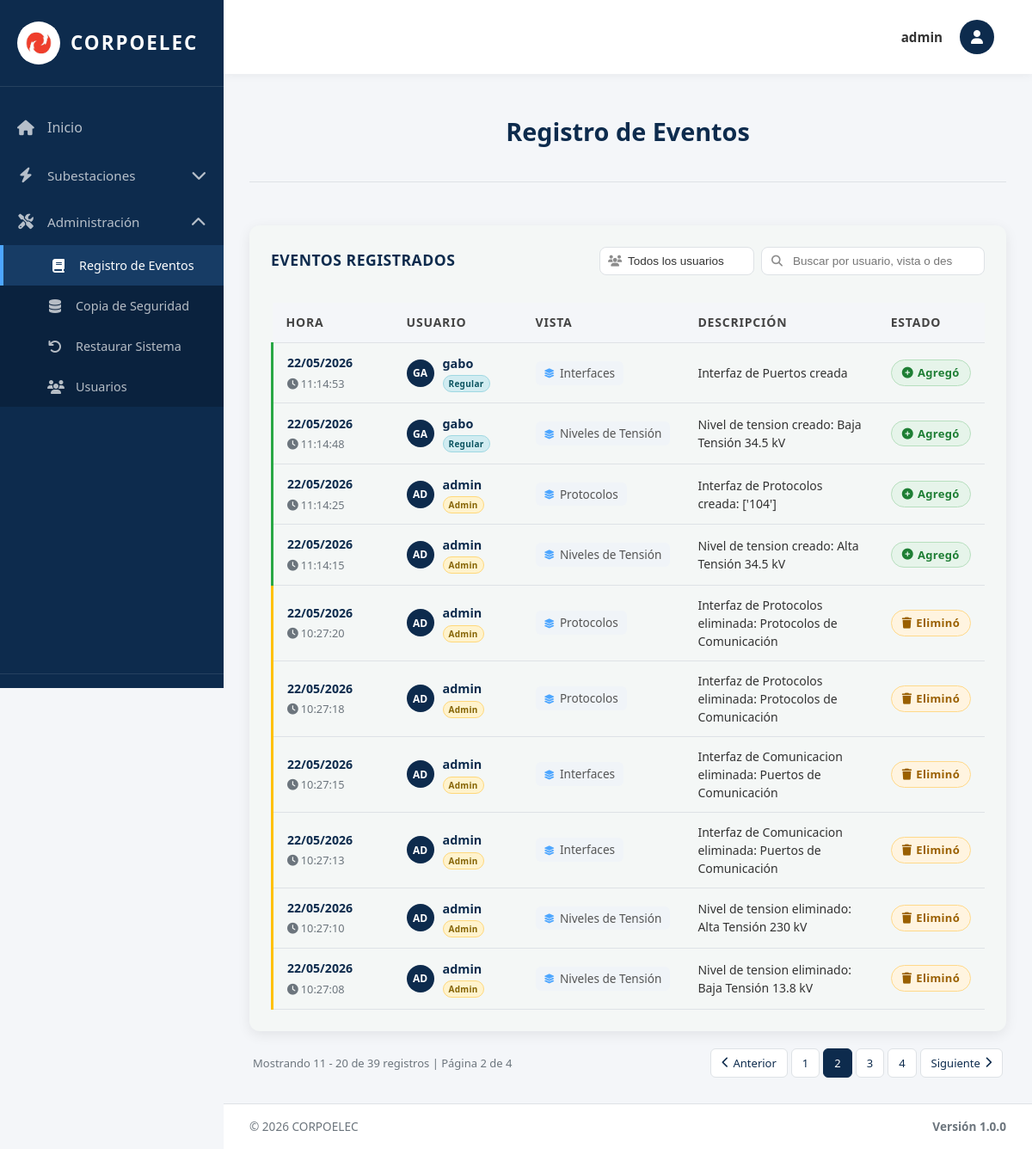
Page /bitacora/?page=2 (signed in) on the earlier database version.
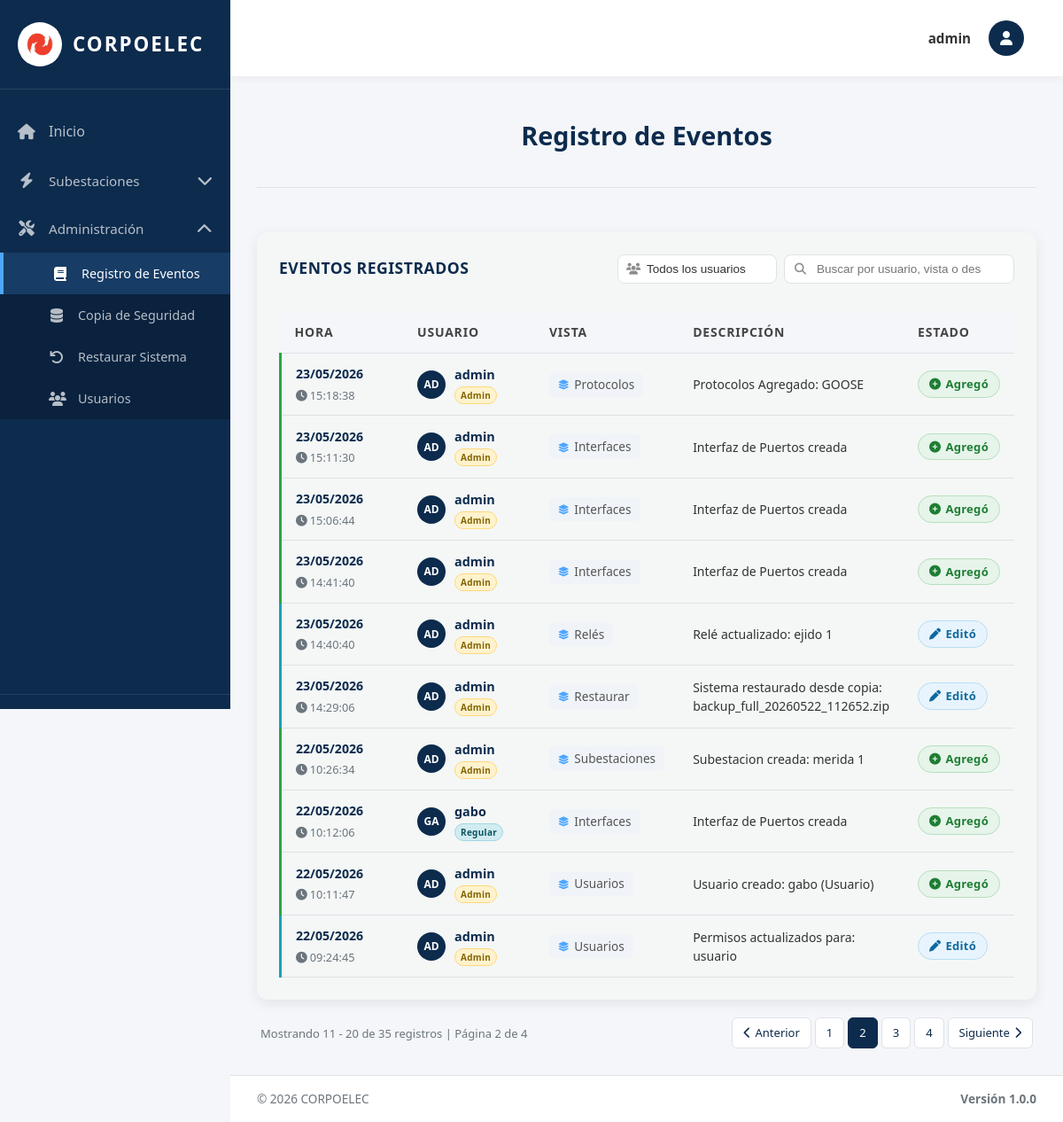
Same page on the later database version.
### equipos/models.py (models this page shows, shortened)
class Evento(models.Model):
    TIPO_CHOICES = [
        ('CREACION', 'Creación'),
        ('ACTUALIZACION', 'Actualización'),
        ('ELIMINACION', 'Eliminación'),
        ('LOGIN', 'Inicio de Sesión'),
        ('LOGOUT', 'Cierre de Sesión'),
        ('ERROR', 'Error'),
        ('OTRO', 'Otro'),
    ]
    Id_Evento = models.AutoField(primary_key=True)
    Tipo = models.CharField(max_length=20, choices=TIPO_CHOICES, default='OTRO')
    Descripcion = models.TextField()
    Usuario = models.ForeignKey(User, on_delete=models.SET_NULL, null=True, blank=True, related_name='eventos')
    Fecha_Hora = models.DateTimeField(auto_now_add=True)
    IP_Address = models.GenericIPAddressField(null=True, blank=True)
    Vista = models.CharField(max_length=100, blank=True, default='')
    class Meta:
        verbose_name = 'Evento'
        verbose_name_plural = 'Registro de Eventos'
        ordering = ['-Fecha_Hora']

### equipos/views.py (the view)
# urls.py: path('bitacora/', bitacora_view, name='registro'),
@login_required(login_url='/login/')
def bitacora_view(request):
    tipo_usuario = request.GET.get('tipo_usuario', '')
    busqueda = request.GET.get('q', '')
    eventos_list = Evento.objects.exclude(Tipo__in=['LOGIN', 'LOGOUT']).order_by('-Fecha_Hora')
    if tipo_usuario == 'admin':
        eventos_list = eventos_list.filter(Usuario__is_superuser=True)
    elif tipo_usuario == 'regular':
        eventos_list = eventos_list.filter(Usuario__is_superuser=False, Usuario__isnull=False)
    elif tipo_usuario == 'sistema':
        eventos_list = eventos_list.filter(Usuario__isnull=True)
    if busqueda:
        eventos_list = eventos_list.filter(
            Q(Usuario__username__icontains=busqueda) |
            Q(Vista__icontains=busqueda) |
            Q(Descripcion__icontains=busqueda)
        )
    paginator = Paginator(eventos_list, 10)
    page_number = request.GET.get('page')
    page_obj = paginator.get_page(page_number)
    context = {
        'title': 'Bitácora de Eventos',
        'page_obj': page_obj,
        'is_admin': request.user.is_superuser,
        'tipo_usuario': tipo_usuario,
        'busqueda': busqueda,
    }
    return render(request, 'bitacora.html', context)

### equipos/context_processors.py (called while the page is built, shortened)
def permisos_usuario(request):
    if request.user.is_superuser:
        return {
            'permisos_usuario': {'crear': True, 'actualizar': True, 'eliminar': True},
            'puede_crear': True,
            'puede_actualizar': True,
            'puede_eliminar': True,
        }

### templates/bitacora.html (shortened to what the changed rows need)
{% extends 'base.html' %}
{% load static %}
{% block content %}
<div class="welcome-text" style="position: sticky; top: 55px; background: var(--gray-100); padding: 20px 0; border-bottom: 1px solid var(--gray-300); z-index: 40;">
  <h2>Registro de Eventos</h2>
</div>
<div style="padding-top: 20px;">
<div class="table-section">
   {% if page_obj.paginator.count > 0 %}
   <table class="data-table">
     <thead>
       <tr>
         <th style="width:140px;">Hora</th>
         <th style="width:150px;">Usuario</th>
         <th style="width:160px;">Vista</th>
         <th>Descripción</th>
         <th style="width:110px;">Estado</th>
       </tr>
     </thead>
     <tbody>
       {% for evento in page_obj %}
       <tr class="row-{% if evento.Tipo == 'CREACION' %}creacion{% elif evento.Tipo == 'ACTUALIZACION' %}actualizacion{% elif evento.Tipo == 'ELIMINACION' %}eliminacion{% elif evento.Tipo == 'LOGIN' %}login{% elif evento.Tipo == 'LOGOUT' %}logout{% elif evento.Tipo == 'ERROR' %}error{% else %}otro{% endif %}">
         <td class="date-cell">
           <div class="date-main">{{ evento.Fecha_Hora|date:"d/m/Y" }}</div>
           <div class="date-time"><i class="fas fa-clock" style="margin-right:3px;"></i>{{ evento.Fecha_Hora|date:"H:i:s" }}</div>
         </td>
         <td>
           <div class="user-cell">
             {% if evento.Usuario %}
               <div class="user-avatar">{{ evento.Usuario.username|slice:":2" }}</div>
               <div>
                 <span class="user-name">{{ evento.Usuario.username }}</span>
                 {% if evento.Usuario.is_superuser %}
                 <span class="user-type-badge admin-badge">Admin</span>
                 {% else %}
                 <span class="user-type-badge regular-badge">Regular</span>
                 {% endif %}
               </div>
             {% else %}
               <div class="user-avatar system"><i class="fas fa-cog"></i></div>
               <div>
                 <span class="user-name">Sistema</span>
                 <span class="user-type-badge sistema-badge">Sistema</span>
               </div>
             {% endif %}
           </div>
         </td>
         <td>
           {% if evento.Vista %}
             <span class="vista-cell"><i class="fas fa-layer-group"></i>{{ evento.Vista }}</span>
           {% else %}
             <span style="color:#aaa;">—</span>
           {% endif %}
         </td>
         <td class="desc-cell">{{ evento.Descripcion }}</td>
         <td>
           {% if evento.Tipo == 'CREACION' %}
             <span class="badge badge-success"><i class="fas fa-plus-circle"></i>Agregó</span>
           {% elif evento.Tipo == 'ACTUALIZACION' %}
             <span class="badge badge-info"><i class="fas fa-pen"></i>Editó</span>
           {% elif evento.Tipo == 'ELIMINACION' %}
             <span class="badge badge-warning"><i class="fas fa-trash"></i>Eliminó</span>
           {% elif evento.Tipo == 'LOGIN' %}
             <span class="badge badge-login"><i class="fas fa-sign-in-alt"></i>Ingresó</span>
           {% elif evento.Tipo == 'LOGOUT' %}
             <span class="badge badge-logout"><i class="fas fa-sign-out-alt"></i>Salió</span>
           {% elif evento.Tipo == 'ERROR' %}
             <span class="badge badge-error"><i class="fas fa-exclamation-circle"></i>Error</span>
           {% else %}
             <span class="badge badge-secondary">Otro</span>
           {% endif %}
         </td>
       </tr>
       {% endfor %}
     </tbody>
   </table>
   {% else %}
   <div class="no-data">
     <i class="fas fa-inbox"></i>
     No hay eventos que coincidan con los filtros aplicados.
   </div>
   {% endif %}
 </div>
 {% if page_obj.paginator.num_pages > 1 %}
 <div class="pagination-container">
   <div class="pagination-info-left">
     <span class="pagination-text">
       Mostrando {{ page_obj.start_index }} - {{ page_obj.end_index }} de {{ page_obj.paginator.count }} registros
       | Página {{ page_obj.number }} de {{ page_obj.paginator.num_pages }}
     </span>
   </div>
   <div class="pagination-controls-right">
     <nav class="pagination-nav">
       <ul class="pagination-list">
         {% if page_obj.has_previous %}
         <li class="pagination-item">
           <a href="?page={{ page_obj.previous_page_number }}{% if tipo_usuario %}&tipo_usuario={{ tipo_usuario }}{% endif %}{% if busqueda %}&q={{ busqueda }}{% endif %}" class="pagination-link pagination-prev" title="Página anterior">
             <i class="fas fa-chevron-left"></i> Anterior
           </a>
         </li>
         {% else %}
         <li class="pagination-item disabled">
           <span class="pagination-link disabled"><i class="fas fa-chevron-left"></i> Anterior</span>
         </li>
         {% endif %}
         {% for num in page_obj.paginator.page_range %}
         {% if page_obj.number == num %}
         <li class="pagination-item active">
           <span class="pagination-link">{{ num }}</span>
         </li>
         {% elif num > page_obj.number|add:'-3' and num < page_obj.number|add:'3' %}
         <li class="pagination-item">
           <a href="?page={{ num }}{% if tipo_usuario %}&tipo_usuario={{ tipo_usuario }}{% endif %}{% if busqueda %}&q={{ busqueda }}{% endif %}" class="pagination-link">{{ num }}</a>
         </li>
         {% endif %}
         {% endfor %}
         {% if page_obj.has_next %}
         <li class="pagination-item">
           <a href="?page={{ page_obj.next_page_number }}{% if tipo_usuario %}&tipo_usuario={{ tipo_usuario }}{% endif %}{% if busqueda %}&q={{ busqueda }}{% endif %}" class="pagination-link pagination-next" title="Página siguiente">
             Siguiente <i class="fas fa-chevron-right"></i>
           </a>
         </li>
         {% else %}
         <li class="pagination-item disabled">
           <span class="pagination-link disabled">Siguiente <i class="fas fa-chevron-right"></i></span>
         </li>
         {% endif %}
       </ul>
     </nav>
   </div>
 </div>
 {% endif %}
</div>
{% endblock %}

Differences in the rows shown:
no longer on this page (row edited): Evento: Fecha_Hora "22/05/2026", Fecha_Hora "11:14:53", Usuario.username "GA", Usuario.username "gabo", shows "Regular", Vista "Interfaces", Descripcion "Interfaz de Puertos creada", Tipo "CREACION" (drawn)
no longer on this page (row edited): Evento: Fecha_Hora "22/05/2026", Fecha_Hora "11:14:48", Usuario.username "GA", Usuario.username "gabo", shows "Regular", Vista "Niveles de Tensión", Descripcion "Nivel de tension creado: Baja Tensión 34.5 kV", Tipo "CREACION" (drawn)
no longer on this page (row edited): Evento: Fecha_Hora "22/05/2026", Fecha_Hora "11:14:25", Usuario.username "AD", Usuario.username "admin", shows "Admin", Vista "Protocolos", Descripcion "Interfaz de Protocolos creada: ['104']", Tipo "CREACION" (drawn)
no longer on this page (row edited): Evento: Fecha_Hora "22/05/2026", Fecha_Hora "11:14:15", Usuario.username "AD", Usuario.username "admin", shows "Admin", Vista "Niveles de Tensión", Descripcion "Nivel de tension creado: Alta Tensión 34.5 kV", Tipo "CREACION" (drawn)
no longer on this page (row edited): Evento: Fecha_Hora "22/05/2026", Fecha_Hora "10:27:10", Usuario.username "AD", Usuario.username "admin", shows "Admin", Vista "Niveles de Tensión", Descripcion "Nivel de tension eliminado: Alta Tensión 230 kV", Tipo "ELIMINACION" (drawn)
now on this page (row edited): Evento: Fecha_Hora "23/05/2026", Fecha_Hora "15:18:38", Usuario.username "AD", Usuario.username "admin", shows "Admin", Vista "Protocolos", Descripcion "Protocolos Agregado: GOOSE", Tipo "CREACION" (drawn)
changed Evento (number 2 of 10 on the later page): Fecha_Hora "22/05/2026" → "23/05/2026"; Fecha_Hora "10:27:20" → "15:11:30"; Vista "Protocolos" → "Interfaces"; Descripcion "Interfaz de Protocolos eliminada: Protocolos de Comunicación" → "Interfaz de Puertos creada"; Tipo "Eliminó" → "Agregó"
changed Evento (number 3 of 10 on the later page): Fecha_Hora "22/05/2026" → "23/05/2026"; Fecha_Hora "10:27:18" → "15:06:44"; Vista "Protocolos" → "Interfaces"; Descripcion "Interfaz de Protocolos eliminada: Protocolos de Comunicación" → "Interfaz de Puertos creada"; Tipo "Eliminó" → "Agregó"
changed Evento (number 4 of 10 on the later page): Fecha_Hora "22/05/2026" → "23/05/2026"; Fecha_Hora "10:27:15" → "14:41:40"; Descripcion "Interfaz de Comunicacion eliminada: Puertos de Comunicación" → "Interfaz de Puertos creada"; Tipo "Eliminó" → "Agregó"
changed Evento: Fecha_Hora "22/05/2026" → "23/05/2026"; Fecha_Hora "10:27:13" → "14:40:40"; Vista "Interfaces" → "Relés"; Descripcion "Interfaz de Comunicacion eliminada: Puertos de Comunicación" → "Relé actualizado: ejido 1"; Tipo "Eliminó" → "Editó"
changed Evento: Fecha_Hora "22/05/2026" → "23/05/2026"; Fecha_Hora "10:27:08" → "14:29:06"; Vista "Niveles de Tensión" → "Restaurar"; Descripcion "Nivel de tension eliminado: Baja Tensión 13.8 kV" → "Sistema restaurado desde copia: backup_full_20260522_112652.zip"; Tipo "Eliminó" → "Editó"
now on this page (row unchanged): Evento: Fecha_Hora "22/05/2026", Fecha_Hora "10:26:34", Usuario.username "AD", Usuario.username "admin", shows "Admin", Vista "Subestaciones", Descripcion "Subestacion creada: merida 1", Tipo "CREACION" (drawn)
now on this page (row unchanged): Evento: Fecha_Hora "22/05/2026", Fecha_Hora "10:12:06", Usuario.username "GA", Usuario.username "gabo", shows "Regular", Vista "Interfaces", Descripcion "Interfaz de Puertos creada", Tipo "CREACION" (drawn)
now on this page (row unchanged): Evento: Fecha_Hora "22/05/2026", Fecha_Hora "10:11:47", Usuario.username "AD", Usuario.username "admin", shows "Admin", Vista "Usuarios", Descripcion "Usuario creado: gabo (Usuario)", Tipo "CREACION" (drawn)
now on this page (row unchanged): Evento: Fecha_Hora "22/05/2026", Fecha_Hora "09:24:45", Usuario.username "AD", Usuario.username "admin", shows "Admin", Vista "Usuarios", Descripcion "Permisos actualizados para: usuario", Tipo "ACTUALIZACION" (drawn)
Other differences:
{{ page_obj.paginator.count }}: "39" → "35"
